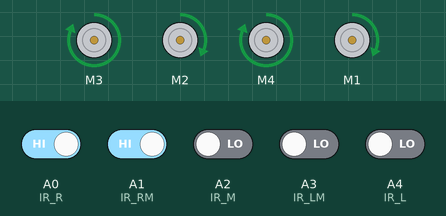
This sketch was run on a simulated Arduino Uno, built with avr-gcc and run on an emulated ATmega328P. Parts: 4 × DC motor (green arrow = forward, orange = backward, longer = faster). Inputs (shaded band) come from the test bench; at power-on: A0 (IR_R), A1 (IR_RM) HIGH, A2 (IR_M), A3 (IR_LM), A4 (IR_L) LOW.

Above: at 1.2 s.
1.3 s: A1 (IR_RM) driven LOW
At 1.6 s:
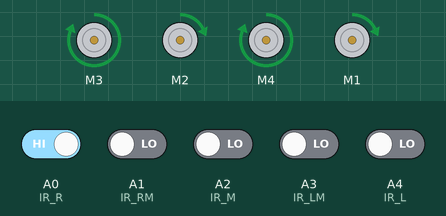
2.8 s: A0 (IR_R) driven LOW
At 3.9 s:
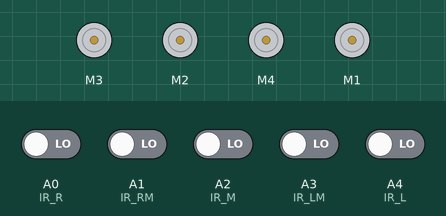
4.3 s: A4 (IR_L) driven HIGH
At 5.4 s:
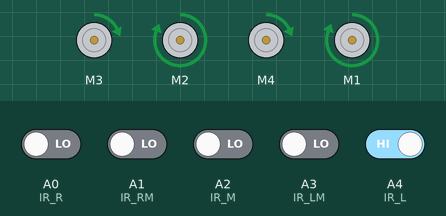
5.8 s: A3 (IR_LM) driven HIGH
At 6.2 s:
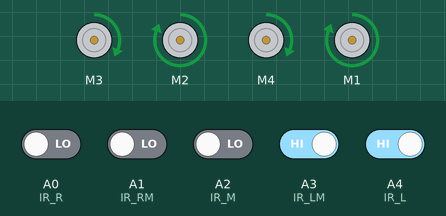
7.3 s: A2 (IR_M) driven HIGH
At 8.5 s:
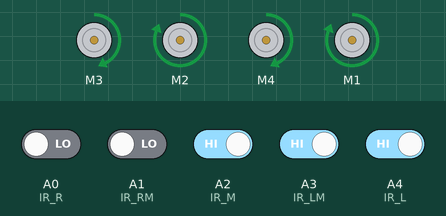
8.8 s: A2 (IR_M) driven LOW
At 9.7 s:
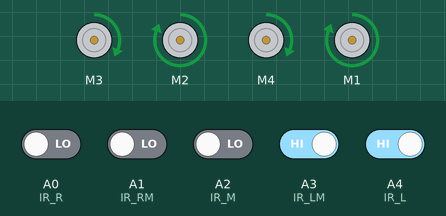
Timing chart, 0 to 11.3 s (numbered marks = the images above; inputs shaded):
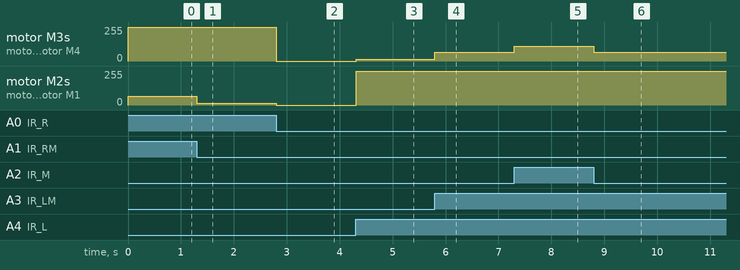

The sketch:

Line_Tracking_Robot.ino
```cpp
#include <Adafruit_MotorShield.h>
// Define Sensor - from right to left // (A4 A3 A2 A1 A0)
#define IR_R A0
#define IR_RM A1
#define IR_M A2
#define IR_LM A3
#define IR_L A4
// Defining Motor Pins
#define MOTOR_FR_TERMINAL 2
#define MOTOR_FL_TERMINAL 3
#define MOTOR_BR_TERMINAL 1
#define MOTOR_BL_TERMINAL 4
// Instantiating the Motorshield
Adafruit_MotorShield AFMS = Adafruit_MotorShield(); // default board constructor
// Accessing the Motors from the Motorshield
Adafruit_DCMotor *MOTOR_FL = AFMS.getMotor(MOTOR_FL_TERMINAL);
Adafruit_DCMotor *MOTOR_FR = AFMS.getMotor(MOTOR_FR_TERMINAL);
Adafruit_DCMotor *MOTOR_BL = AFMS.getMotor(MOTOR_BL_TERMINAL);
Adafruit_DCMotor *MOTOR_BR = AFMS.getMotor(MOTOR_BR_TERMINAL);

// Global variables
//int elapsedTime = 0;
bool direction; // false = right, true = left
bool stopReadingSensor = false;

int timer = 0;
char lastMove = 'o';
bool start = false;
bool end = false;

void setup() {
  // put your setup code here, to run once:

    pinMode(IR_R, INPUT);
    pinMode(IR_RM, INPUT);
    pinMode(IR_M, INPUT);
    pinMode(IR_LM, INPUT);
    pinMode(IR_L, INPUT);

  // Turn on the motorshield and PWM driver
  AFMS.begin();

  // Reset Motor A
  MOTOR_FL->setSpeed(0);
  MOTOR_FL->run(RELEASE);

  // Reset Motor B
  MOTOR_FR->setSpeed(0);
  MOTOR_FR->run(RELEASE);

  // Reset Motor C
  MOTOR_BL->setSpeed(0);
  MOTOR_BL->run(RELEASE);

  // Reset Motor B
  MOTOR_BR->setSpeed(0);
  MOTOR_BR->run(RELEASE);

  if(threeRightSensorsBlack()){
    direction = true;
  } else {
    direction = false;
  }

}
void loop() {
// 1 is black, 0 is white5

  // if(!stopReadingSensor) {
    if(readAllBlack()){
        stop();
        delay(10);
    } else if (threeRightSensorsBlack()) {
        // turn left
        turn(255, 110);
    } else if (threeLeftSensorsBlack()) {
        turn(110,255);
    } else if (twoRightSensorsBlack()){
        turn(255, 65);
    } else if(twoLeftSensorsBlack()){
        turn(65,255);
    } else if (oneRightSensorBlack()){
        turn (255, 15);
        //delay(5);
    } else if (oneLeftSensorBlack()){
        turn (15, 255);
        //delay(5);
    } else if (centered()){
        goForwards(255);
    } else if (readAllBlack() || readAllWhite()){
        stop();
        delay(10);
        // stopReadingSensor = true;
    }
    // if(readAllBlack()){
        // stopReadingSensor = false;

  // }
  // }
  //digitalRead(IR_L) == 1 && digitalRead((R_R) == 1
/*
   if (direction){ // turn left
      if(!stopReadingSensor){
          if(threeRightSensorsBlack()){
            // turn left
            turn(150, 200);
          } else if (twoRightSensorsBlack()){
            // turn left but stronger turn
            turn(100, 200);
          } else if (oneRightSensorBlack()){
            turn(50, 200); // turn even sharper
          } else if (centered()) {
            goForwards(255); // goal is that going forward never activates when turning
          } else if (readAllBlack()){
            stop();
            stopReadingSensor = true;
          }
      }
   } else { // turn right
      if(!stopReadingSensor){
          if(threeLeftSensorsBlack()){
            // turn left
            turn(150, 200);
          } else if (twoLeftSensorsBlack()){
            // turn left but stronger turn
            turn(100, 200);
          } else if (oneLeftSensorBlack()){
            turn(50, 200); // turn even sharper
          } else if (centered()) {
            goForwards(255); // goal is that going forward never activates when turning
          } else if (readAllBlack()){
            stop();
            stopReadingSensor = true;
          }
      }
   }


*/
}


bool threeLeftSensorsBlack(){
  if(digitalRead(IR_L) == 1 && digitalRead(IR_LM) == 1 && digitalRead(IR_M) == 1 && (digitalRead(IR_R) == 0 || digitalRead(IR_RM) == 0)){
    return true;
  } else {
    return false;
  }
}
bool threeRightSensorsBlack(){
  if(digitalRead(IR_R) == 1 && digitalRead(IR_RM) == 1 && digitalRead(IR_M) == 1 && (digitalRead(IR_L) == 0 || digitalRead(IR_LM) == 0)){
    return true;
  } else {
    return false;
  }
}
bool twoLeftSensorsBlack(){
  if(digitalRead(IR_L) == 1 && digitalRead(IR_LM) == 1 && digitalRead(IR_M) == 0){
    return true;
  } else {
    return false;
  }
}
bool twoRightSensorsBlack(){
  if(digitalRead(IR_R) == 1 && digitalRead(IR_RM) == 1 && digitalRead(IR_M) == 0){
    return true;
  } else {
    return false;
  }
}
bool centered(){
  if(digitalRead(IR_R) == 0 && digitalRead(IR_RM) == 1 && digitalRead(IR_M) == 1 && digitalRead(IR_LM) == 1 && digitalRead(IR_L) == 0){
      return true;
  } else {
      return false;
  }
}
bool oneLeftSensorBlack(){
  if(digitalRead(IR_L) == 1 && digitalRead(IR_LM) == 0 && digitalRead(IR_M) == 0 && digitalRead(IR_RM) == 0 && digitalRead(IR_R) == 0){
    return true;
  } else {
    return false;
  }
}
bool oneRightSensorBlack(){
  if(digitalRead(IR_L) == 0 && digitalRead(IR_LM) == 0 && digitalRead(IR_M) == 0 && digitalRead(IR_RM) == 0 && digitalRead(IR_R) == 1){
    return true;
  } else {
    return false;
  }
}
bool readAllBlack(){
  if((digitalRead(IR_L) == 1) && (digitalRead(IR_LM) == 1) && (digitalRead(IR_M) == 1) && (digitalRead(IR_RM) == 1) && (digitalRead(IR_R) == 1)){
    return true;
  } else {
    return false;
  }
}
bool readAllWhite(){
  if(digitalRead(IR_L) == 0 && digitalRead(IR_LM) == 0 && digitalRead(IR_M) == 0 && digitalRead(IR_RM) == 0 && digitalRead(IR_R) == 0){
    return true;
  } else {
    return false;
  }
}
void goForwards(int speed){   // speed = 0, minimum speed, speed = 255, full speed
  MOTOR_FL->run(FORWARD);
  MOTOR_FR->run(FORWARD);
  MOTOR_BL->run(FORWARD);
  MOTOR_BR->run(FORWARD);

  MOTOR_FL->setSpeed(speed);
  MOTOR_FR->setSpeed(speed);
  MOTOR_BL->setSpeed(speed);
  MOTOR_BR->setSpeed(speed);


}
void stop(){
  MOTOR_FL->setSpeed(0);
  MOTOR_FR->setSpeed(0);
  MOTOR_BL->setSpeed(0);
  MOTOR_BR->setSpeed(0);

  MOTOR_FL->run(RELEASE);
  MOTOR_FR->run(RELEASE);
  MOTOR_BL->run(RELEASE);
  MOTOR_BR->run(RELEASE);
}
void resetStop(){
  goForwards(0);
}
void turn(int left, int right){
  MOTOR_FL->setSpeed(left);
  MOTOR_FL->run(FORWARD);

  // Motor B
  MOTOR_FR->setSpeed(right);
  MOTOR_FR->run(FORWARD);

  // Motor C
  MOTOR_BL->setSpeed(left);
  MOTOR_BL->run(FORWARD);

  // Motor D
  MOTOR_BR->setSpeed(right);
  MOTOR_BR->run(FORWARD);
}
// int cont( char currentMove){
//   int temp = 255 -timer;
//   if (lastMove == currentMove){
//         timer++;
//       }
//       else {
//         timer =0;
//       }
//     lastMove = currentMove;
//   if (temp <= 0){
//     return 0;
//   }
//   return 0;
// }
```

Measured:
- after the input at 1.3 s, motor M2, motor M1: forward 65/255 → forward 15/255 at once
- after the input at 2.8 s, motor M3, motor M4: forward 255/255 → stopped at once; motor M2, motor M1: forward 15/255 → stopped at once
- after the input at 4.3 s, motor M3, motor M4: stopped → forward 15/255 at once; motor M2, motor M1: stopped → forward 255/255 at once
- after the input at 5.8 s, motor M3, motor M4: forward 15/255 → forward 65/255 at once
- after the input at 7.3 s, motor M3, motor M4: forward 65/255 → forward 110/255 at once
- after the input at 8.8 s, motor M3, motor M4: forward 110/255 → forward 65/255 at once
